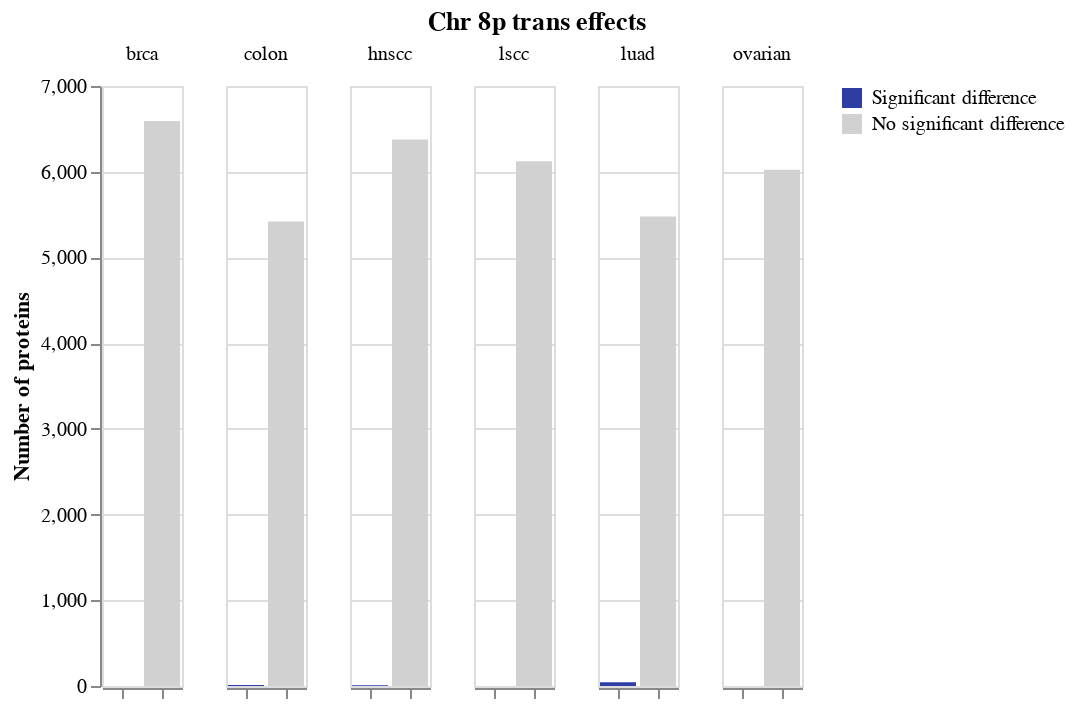

Notebook code for this chart:
### Markdown cell above
## Select the proteins with a significant change

### Code cell
prots = long_results[long_results["adj_p"] <= 0.05].reset_index(drop=True)
prots_cts = prots.groupby("cancer_type").count()[["protein"]]

fail_prots = long_results[long_results["adj_p"] > 0.05].reset_index(drop=True)
fail_cts = fail_prots.groupby("cancer_type").count()[["protein"]]

prots_cts.insert(0, "count_type", "Significant difference")
fail_cts.insert(0, "count_type", "No significant difference")

counts = prots_cts.append(fail_cts).sort_index().reset_index(drop=False)

alt.Chart(counts).mark_bar().encode(
    x=alt.X(
        "count_type",
        axis=alt.Axis(
            title=None,
            labels=False
        ),
        sort=["Significant difference"]
    ),
    y=alt.Y(
        "protein",
        axis=alt.Axis(
            title="Number of proteins"
        )
    ),
    color=alt.Color(
        "count_type",
        title=None,
        sort=["Significant difference"],
        scale=alt.Scale(
            domain=["Significant difference", "No significant difference"],
            range=["#2d3da4", "#d1d1d1"]
        )
    )
).facet(
    column=alt.Column(
        "cancer_type",
        title=None
    )
).properties(
    title="Chr 8p trans effects"
).configure_title(
    anchor="middle"
)

### Figure 1 — Vega-Lite specification as saved in the notebook (floating-point values rounded to 4 significant figures)
{"config": {"view": {"continuousWidth": 400, "continuousHeight": 300}, "title": {"anchor": "middle"}}, "data": {"name": "data-72283bf9958f53f6a18c4519543b9fe9"}, "facet": {"column": {"type": "nominal", "field": "cancer_type", "title": null}}, "spec": {"mark": "bar", "encoding": {"color": {"type": "nominal", "field": "count_type", "scale": {"domain": ["Significant difference", "No significant difference"], "range": ["#2d3da4", "#d1d1d1"]}, "sort": ["Significant difference"], "title": null}, "x": {"type": "nominal", "axis": {"labels": false, "title": null}, "field": "count_type", "sort": ["Significant difference"]}, "y": {"type": "quantitative", "axis": {"title": "Number of proteins"}, "field": "protein"}}}, "title": "Chr 8p trans effects", "$schema": "https://vega.github.io/schema/vega-lite/v4.8.1.json", "datasets": {"data-72283bf9958f53f6a18c4519543b9fe9": [{"cancer_type": "brca", "count_type": "Significant difference", "protein": 1}, {"cancer_type": "brca", "count_type": "No significant difference", "protein": 6591}, {"cancer_type": "colon", "count_type": "Significant difference", "protein": 11}, {"cancer_type": "colon", "count_type": "No significant difference", "protein": 5419}, {"cancer_type": "hnscc", "count_type": "Significant difference", "protein": 9}, {"cancer_type": "hnscc", "count_type": "No significant difference", "protein": 6377}, {"cancer_type": "lscc", "count_type": "No significant difference", "protein": 6121}, {"cancer_type": "luad", "count_type": "Significant difference", "protein": 43}, {"cancer_type": "luad", "count_type": "No significant difference", "protein": 5477}, {"cancer_type": "ovarian", "count_type": "No significant difference", "protein": 6022}]}}
